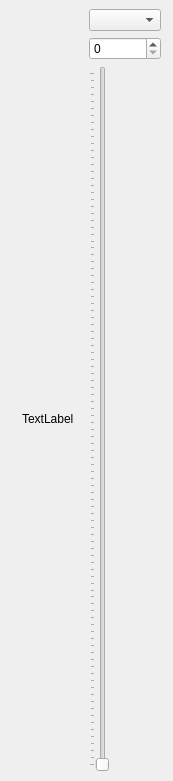
<?xml version="1.0" encoding="UTF-8"?>
<ui version="4.0">
 <class>TopoTijdReisDockWidgetBase</class>
 <widget class="QDockWidget" name="TopoTijdReisDockWidgetBase">
  <property name="geometry">
   <rect>
    <x>0</x>
    <y>0</y>
    <width>173</width>
    <height>781</height>
   </rect>
  </property>
  <property name="windowTitle">
   <string>TopoTijdReis</string>
  </property>
  <widget class="QWidget" name="dockWidgetContents">
   <layout class="QGridLayout" name="gridLayout">
    <item row="3" column="2">
     <widget class="QSlider" name="slider">
      <property name="font">
       <font>
        <pointsize>10</pointsize>
        <weight>50</weight>
        <bold>false</bold>
        <kerning>true</kerning>
       </font>
      </property>
      <property name="orientation">
       <enum>Qt::Vertical</enum>
      </property>
      <property name="tickPosition">
       <enum>QSlider::TicksAbove</enum>
      </property>
     </widget>
    </item>
    <item row="0" column="2">
     <widget class="QComboBox" name="comboBox"/>
    </item>
    <item row="3" column="0">
     <spacer name="horizontalSpacer">
      <property name="orientation">
       <enum>Qt::Horizontal</enum>
      </property>
      <property name="sizeType">
       <enum>QSizePolicy::Expanding</enum>
      </property>
      <property name="sizeHint" stdset="0">
       <size>
        <width>1</width>
        <height>1</height>
       </size>
      </property>
     </spacer>
    </item>
    <item row="3" column="1">
     <widget class="QWidget" name="labelContainer" native="true">
      <property name="sizePolicy">
       <sizepolicy hsizetype="Minimum" vsizetype="Expanding">
        <horstretch>0</horstretch>
        <verstretch>0</verstretch>
       </sizepolicy>
      </property>
      <layout class="QVBoxLayout" name="verticalLayout">
       <item>
        <widget class="QLabel" name="label">
         <property name="sizePolicy">
          <sizepolicy hsizetype="Fixed" vsizetype="Expanding">
           <horstretch>0</horstretch>
           <verstretch>0</verstretch>
          </sizepolicy>
         </property>
         <property name="text">
          <string>TextLabel</string>
         </property>
        </widget>
       </item>
      </layout>
     </widget>
    </item>
    <item row="1" column="2">
     <widget class="QSpinBox" name="spinBox"/>
    </item>
    <item row="3" column="3">
     <spacer name="horizontalSpacer_2">
      <property name="orientation">
       <enum>Qt::Horizontal</enum>
      </property>
      <property name="sizeHint" stdset="0">
       <size>
        <width>1</width>
        <height>1</height>
       </size>
      </property>
     </spacer>
    </item>
   </layout>
  </widget>
 </widget>
 <resources/>
 <connections/>
</ui>
